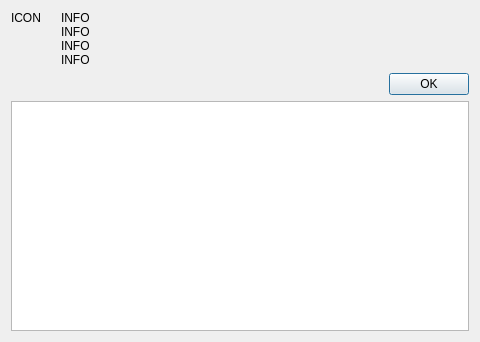
<?xml version="1.0" encoding="UTF-8"?>
<ui version="4.0">
 <class>CommitInfoDialog</class>
 <widget class="QDialog" name="CommitInfoDialog">
  <property name="geometry">
   <rect>
    <x>0</x>
    <y>0</y>
    <width>480</width>
    <height>342</height>
   </rect>
  </property>
  <property name="windowTitle">
   <string notr="true">CommitInfoDialog</string>
  </property>
  <layout class="QGridLayout" name="gridLayout">
   <property name="horizontalSpacing">
    <number>20</number>
   </property>
   <item row="0" column="0">
    <widget class="QLabel" name="iconLabel">
     <property name="sizePolicy">
      <sizepolicy hsizetype="Fixed" vsizetype="Fixed">
       <horstretch>0</horstretch>
       <verstretch>0</verstretch>
      </sizepolicy>
     </property>
     <property name="text">
      <string notr="true">ICON</string>
     </property>
     <property name="alignment">
      <set>Qt::AlignmentFlag::AlignLeading|Qt::AlignmentFlag::AlignLeft|Qt::AlignmentFlag::AlignTop</set>
     </property>
    </widget>
   </item>
   <item row="0" column="1" rowspan="2">
    <widget class="QLabel" name="summaryLabel">
     <property name="text">
      <string notr="true">&lt;html&gt;&lt;head/&gt;&lt;body&gt;&lt;p&gt;INFO&lt;br/&gt;INFO&lt;br/&gt;INFO&lt;br/&gt;INFO&lt;/p&gt;&lt;/body&gt;&lt;/html&gt;</string>
     </property>
     <property name="textFormat">
      <enum>Qt::TextFormat::RichText</enum>
     </property>
     <property name="alignment">
      <set>Qt::AlignmentFlag::AlignLeading|Qt::AlignmentFlag::AlignLeft|Qt::AlignmentFlag::AlignTop</set>
     </property>
     <property name="wordWrap">
      <bool>true</bool>
     </property>
     <property name="openExternalLinks">
      <bool>false</bool>
     </property>
     <property name="textInteractionFlags">
      <set>Qt::TextInteractionFlag::TextBrowserInteraction</set>
     </property>
    </widget>
   </item>
   <item row="2" column="0" colspan="2">
    <widget class="QDialogButtonBox" name="buttonBox">
     <property name="orientation">
      <enum>Qt::Orientation::Horizontal</enum>
     </property>
     <property name="standardButtons">
      <set>QDialogButtonBox::StandardButton::Ok</set>
     </property>
    </widget>
   </item>
   <item row="3" column="0" colspan="2">
    <widget class="QTextEdit" name="detailsEdit">
     <property name="minimumSize">
      <size>
       <width>0</width>
       <height>200</height>
      </size>
     </property>
     <property name="readOnly">
      <bool>true</bool>
     </property>
    </widget>
   </item>
  </layout>
 </widget>
 <resources/>
 <connections>
  <connection>
   <sender>buttonBox</sender>
   <signal>accepted()</signal>
   <receiver>CommitInfoDialog</receiver>
   <slot>accept()</slot>
   <hints>
    <hint type="sourcelabel">
     <x>248</x>
     <y>254</y>
    </hint>
    <hint type="destinationlabel">
     <x>157</x>
     <y>274</y>
    </hint>
   </hints>
  </connection>
  <connection>
   <sender>buttonBox</sender>
   <signal>rejected()</signal>
   <receiver>CommitInfoDialog</receiver>
   <slot>reject()</slot>
   <hints>
    <hint type="sourcelabel">
     <x>316</x>
     <y>260</y>
    </hint>
    <hint type="destinationlabel">
     <x>286</x>
     <y>274</y>
    </hint>
   </hints>
  </connection>
 </connections>
</ui>
